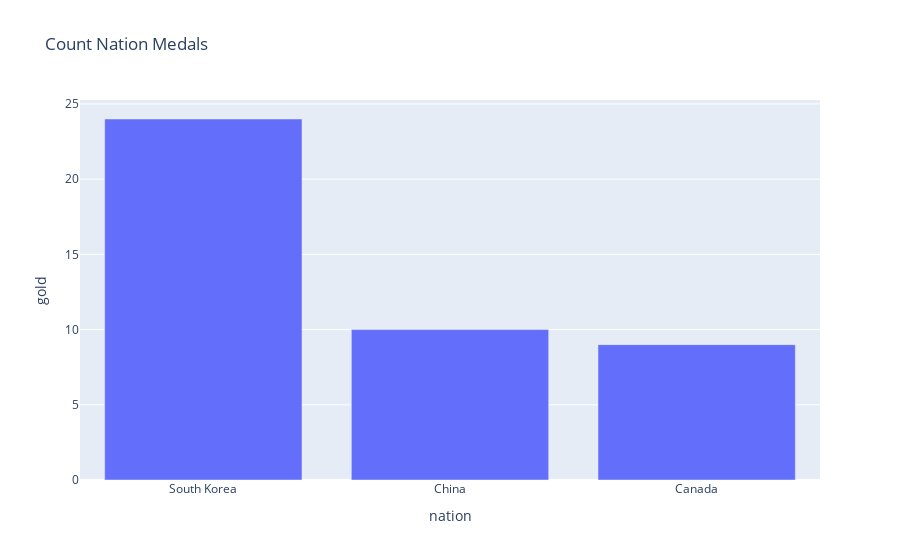

Write notebook code for a chart like this one.
### Code cell
fig = px.bar(wide_df, 
             x='nation', 
             y='gold',  
             title="Count Nation Medals")
fig.show()

### Figure 1 — Plotly figure (JSON) as saved in the notebook; plotly's stock layout.template omitted (floating-point values rounded to 4 significant figures)
{"data": [{"alignmentgroup": "True", "hovertemplate": "nation=%{x}<br>gold=%{y}<extra></extra>", "legendgroup": "", "marker": {"color": "#636efa", "pattern": {"shape": ""}}, "name": "", "offsetgroup": "", "orientation": "v", "showlegend": false, "textposition": "auto", "type": "bar", "x": ["South Korea", "China", "Canada"], "xaxis": "x", "y": [24, 10, 9], "yaxis": "y"}], "layout": {"barmode": "relative", "legend": {"tracegroupgap": 0}, "title": {"text": "Count Nation Medals"}, "xaxis": {"anchor": "y", "domain": [0, 1], "title": {"text": "nation"}}, "yaxis": {"anchor": "x", "domain": [0, 1], "title": {"text": "gold"}}}}
